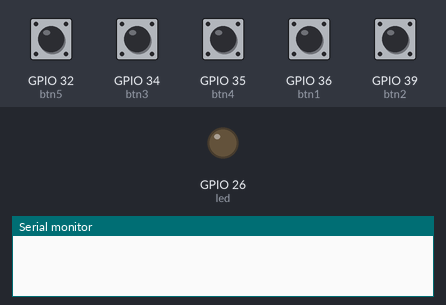
A sketch run on a simulated ESP32. On the bench: output pins drawn as LEDs (lit = HIGH), the last lines printed to the serial monitor. Dashed ring = blinking. The inputs (shaded band) are chosen by the test bench; at power-on: GPIO 32 (btn5), GPIO 34 (btn3), GPIO 35 (btn4), GPIO 36 (btn1), GPIO 39 (btn2) LOW.

Above: at 1.3 s.
1.4 s: GPIO 32 (btn5) pulled HIGH for 1 s
At 1.95 s:
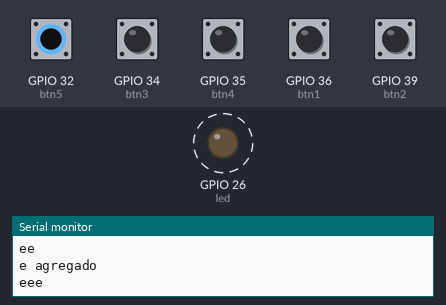
3.9 s: GPIO 34 (btn3) pulled HIGH for 0.2 s
5.6 s: GPIO 35 (btn4) pulled HIGH for 1 s
At 7.8 s:
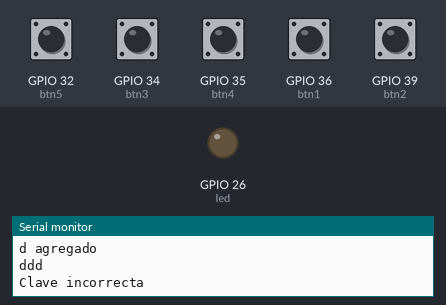
8.1 s: GPIO 36 (btn1) pulled HIGH for 0.2 s
9.8 s: GPIO 39 (btn2) pulled HIGH for 0.2 s
11.5 s: GPIO 32 (btn5) pulled HIGH for 0.2 s
At 11.79 s:
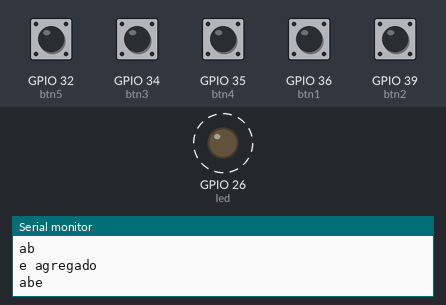
Timing chart, 0 to 14.2 s (numbered marks = the images above; inputs shaded):
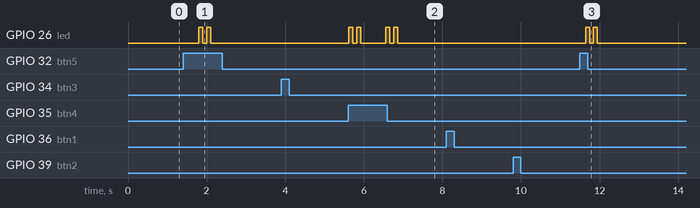

Measured:
- after the input at 1.4 s, GPIO 26 (led): alternates HIGH for 0.10 s and LOW for 0.10 s, 4 changes in all, then stays LOW, starting after 0.40 s
- after the input at 5.6 s, GPIO 26 (led): LOW → HIGH at once, → LOW 0.10 s later, → HIGH 0.10 s later, → LOW 0.10 s later, … (8 changes in this stretch)
- after the input at 11.5 s, GPIO 26 (led): alternates HIGH for 0.10 s and LOW for 0.10 s, 4 changes in all, then stays LOW, starting after 0.14 s

The sketch:

IoT1.ino
```cpp
// Programa IoT 1
// Debe recibir una clave con 3 botones de 5
// Al aceptar la correcta encenderá el led


//Botones
#define btn1 36//a
#define btn2 39//b
#define btn3 34//c
#define btn4 35//d
#define btn5 32//e

//Led
#define led 26

//CLAVE
const String pass = "acb";
//intento
String entrada;
char press;

void setup() {
  Serial.begin(115200);

  //Configuarcion de botones
  pinMode(btn1, INPUT);
  pinMode(btn2, INPUT);
  pinMode(btn3, INPUT);
  pinMode(btn4, INPUT);
  pinMode(btn5, INPUT);

  //Configuración de Led
  pinMode(led, OUTPUT);

}

void loop() {
  delay(180);//delay para la lectura correcta de los botones
  press = '\0';// reseteando el boton pulsado
  digitalWrite(led, LOW);//apagando led
  if (ReadBtn() != '\0'){// si se preciona algo se agrega a entrada
    entrada = entrada + press;
    Serial.println(entrada);
  }


  if (entrada.length() == pass.length()){// si la entrada ya es igual a 3 se verifica
    if (entrada == pass){// si la contraseña es correcta enciende el led
      digitalWrite(led, HIGH);
      delay(1000);
      entrada = "";
      Serial.println("Abierto");
    }
    else {//si no es correcta manda dos parpadeos indicativos
      digitalWrite(led, HIGH);
      delay(100);
      digitalWrite(led, LOW);
      delay(100);
      digitalWrite(led, HIGH);
      delay(100);
      digitalWrite(led, LOW);
      delay(100);
      entrada = "";
      Serial.println("Clave incorrecta");
    }
  }
}


char ReadBtn(){

    if (digitalRead(btn1) == HIGH) {
    press = 'a';
    Serial.println("a agregado");
    }
    if (digitalRead(btn2) == HIGH) {
    press = 'b';
    Serial.println("b agregado");
    }
    if (digitalRead(btn3) == HIGH) {
    press = 'c';
    Serial.println("c agregado");
    }
    if (digitalRead(btn4) == HIGH) {
    press = 'd';
    Serial.println("d agregado");
    }
    if (digitalRead(btn5) == HIGH) {
    press = 'e';
    Serial.println("e agregado");
    }
    return press;
}
```
